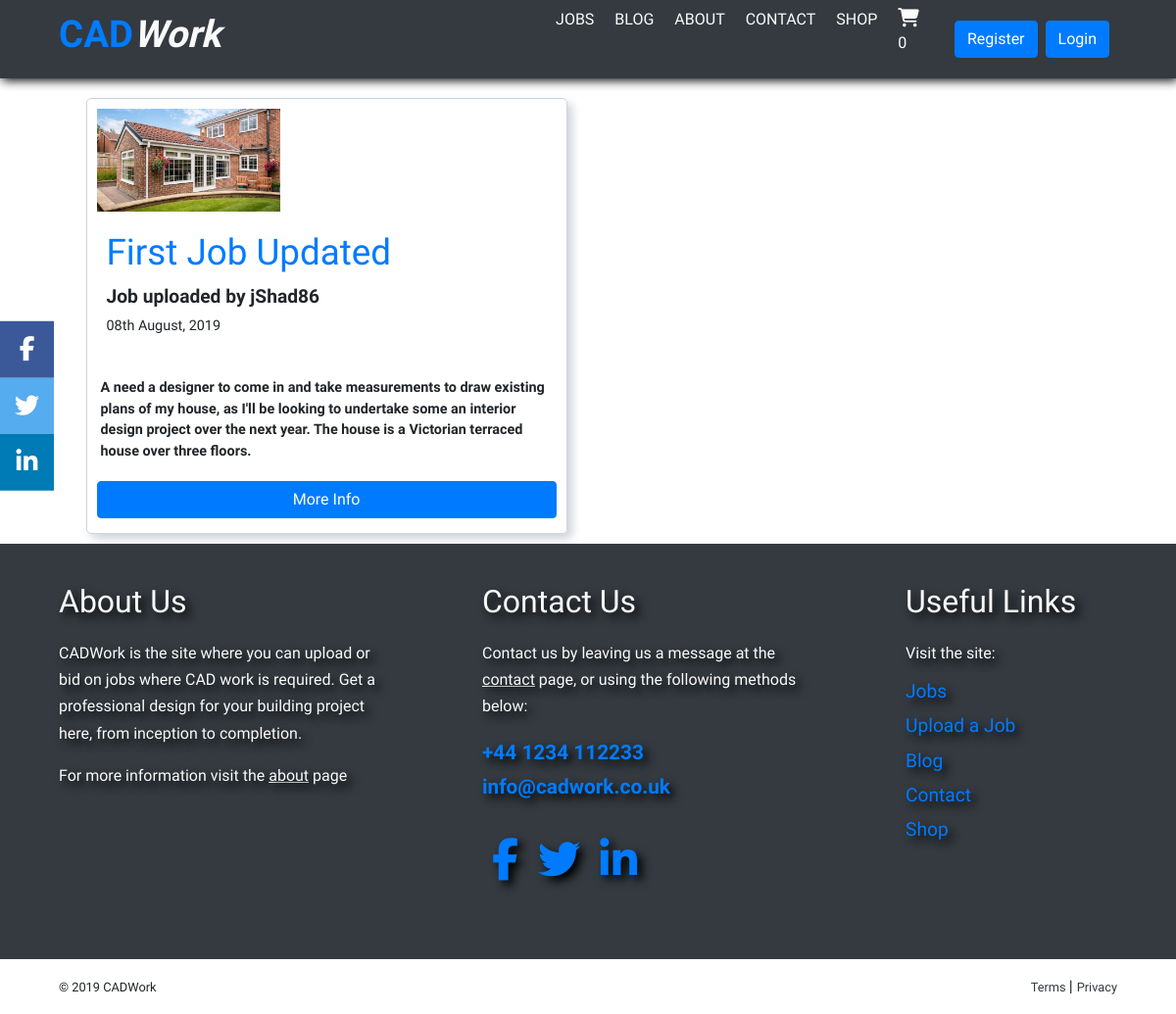
The app's page /jobs/, older data.
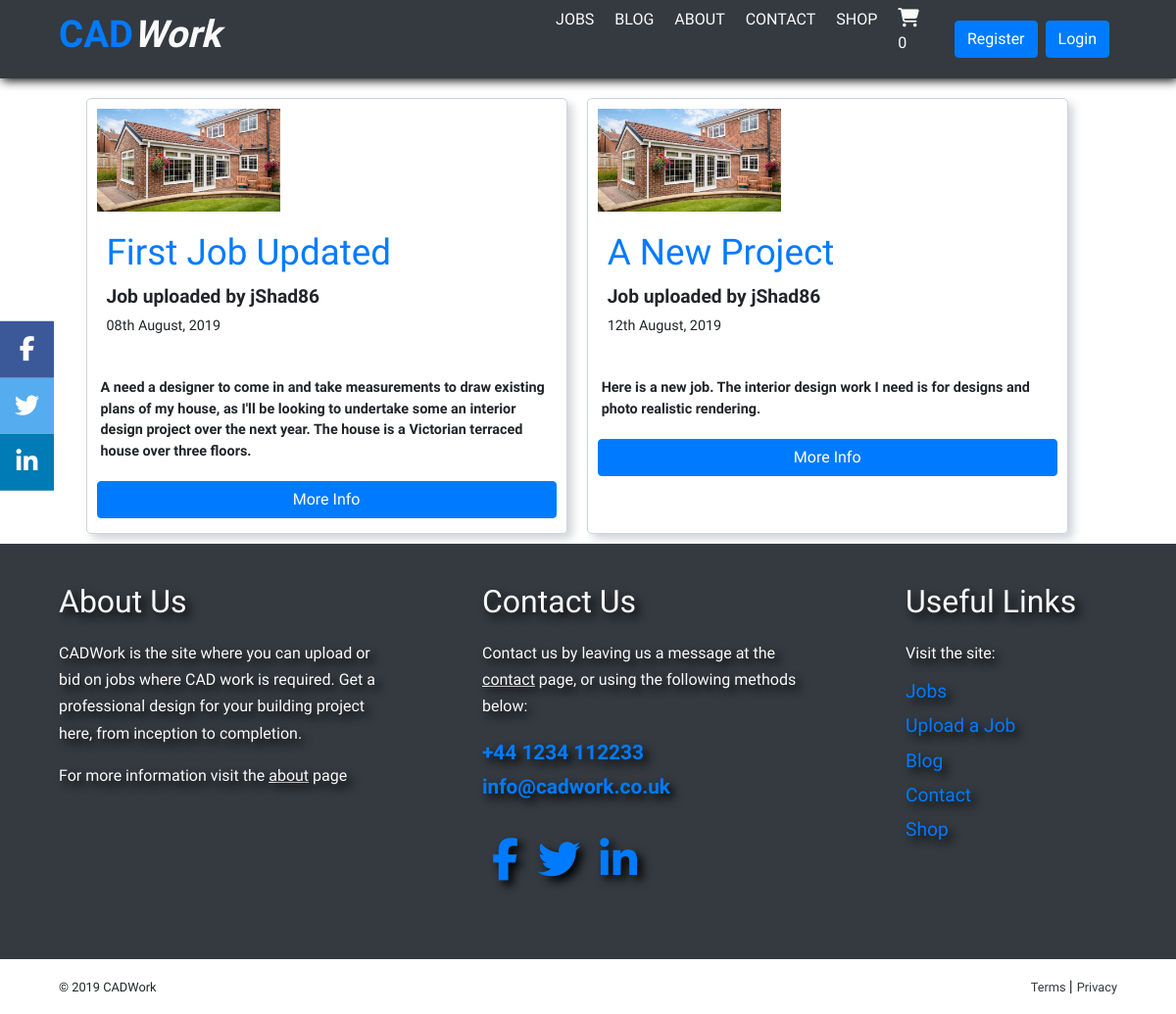
The same page, newer data.
### jobs/models.py (models this page shows, shortened)
class Job(models.Model):
	job_name = models.CharField(max_length=100, default='Default Project Name')
	job_overview = models.CharField(max_length=250, default='Default Project Overview')
	job_description = models.TextField()
	job_location_town = models.CharField(max_length=30)
	job_location_county = models.CharField(max_length=25)
	image = models.ImageField(default='job-default.jpg', upload_to='job_images')
	date_posted = models.DateTimeField(default=timezone.now)
	author = models.ForeignKey(User, on_delete=models.CASCADE)

### jobs/views.py (the view)
# urls.py: path('', JobListView.as_view(), name='jobs-home'),
class JobListView(ListView):
	model = Job
	template_name = 'jobs/home.html'
	context_object_name = 'jobs'
	order = ['-date_posted']
	paginate_by = 9

### cart/contexts.py (called while the page is built)
def cart_contents(request):
    cart = request.session.get('cart', {})
    cart_items = []
    total = 0
    product_count = 0
    for id, quantity in cart.items():
        product = get_object_or_404(Product, pk=id)
        total += quantity * product.product_price
        product_count += quantity
        cart_items.append({'id': id, 'quantity': quantity, 'product': product})
    return {'cart_items': cart_items, 'total': total, 'product_count': product_count}

### jobs/templates/jobs/home.html (shortened to what this page needs)
{% extends 'base.html' %}
{% block content %}
<div class="jobs-home-container">
    <div class="jobs-card-container">
        {% for job in jobs %}
            <article class="job-upload">
                <div class="article-card-intro-top">
                    <img class="job-image" src="{{ job.image.url }}">
                    <div class="media-body">
                        <div class="article-metadata">
                            <h2 class="job-home-title">{{ job.job_name }}</h2>
                            <p class="article-card-intro-author">Job uploaded by {{ job.author }}</a></p>
                            <p class="article-card-intro-date">{{ job.date_posted|date:"dS F, Y" }}<p>
                        </div>
                    </div>
                </div>
                <div class="article-card-intro-description">
                    <p class="article-card-intro-paragraph ml-1">{{ job.job_description }}</p>
                    <a class="btn btn-primary btn-block job-more-info" href="{% url 'job-detail' job.id %}">More Info</a>
                </div>
            </article>
        {% endfor %}
    </div>
</div>
{% endblock content %}

### templates/base.html (shortened to what this page needs)
{% load staticfiles %}
<!DOCTYPE html>
<html lang="en">
<head>
    <link rel="stylesheet" href="https://stackpath.bootstrapcdn.com/bootstrap/4.3.1/css/bootstrap.min.css">
    <link rel="stylesheet" href="https://cdnjs.cloudflare.com/ajax/libs/font-awesome/4.7.0/css/font-awesome.min.css">
    <link rel="stylesheet" href="{% static 'css/styles.css' %}">
</head>
<body>
	<nav class="navbar navbar-expand-lg navbar-dark bg-dark">
		<div class="navbar-container">
			<div class="navbar-logo-dropdown-icon">
			    <h2 class="navbar-logo"><a class="navbar-brand" href="{% url 'home' %}"><span class="navbar-logo-blue">CAD</span><span class="navbar-logo-white">Work</span></a></h2>
		    </div>
		    <div class="collapse navbar-collapse" id="navbarNavDropdown">
		        <ul class="navbar-nav ml-1">
		        	<li class="nav-item">
		                <a class="nav-link" href="{% url 'jobs-home' %}">Jobs</a>
		      		</li>
		            <li class="nav-item">
		                <a class="nav-link" href="{% url 'blog-home' %}">Blog</a>
		            </li>
		            <li class="nav-item">
		                <a class="nav-link" href="{% url 'about' %}">About</a>
		            </li>
		            <li class="nav-item">
		                <a class="nav-link" href="{% url 'contact' %}">Contact</a>
		            </li>
		            <li class="nav-item">
		                <a class="nav-link" href="{% url 'shop-home' %}">Shop</a>
		            </li>
		            <li class="nav-item">
		                <a class="nav-link mr-2" href="{% url 'cart-home' %}">
							<i class="fa fa-shopping-cart"></i>
							<p>{{ product_count }}</p>
						</a>
		            </li>
	                {% if user.is_authenticated %}
	                <div class="nav-item nav-buttons">
	                	<a class="btn btn-success mr-2" href="{% url 'profile' %}">Profile</a>
	                	<a class="btn btn-danger mr-2" href="{% url 'logout' %}">Logout</a>
	                </div>
		            {% else %}
		            <div class="nav-item nav-buttons">
	                	<a class="btn btn-primary mr-2" href="{% url 'register' %}">Register</a>
	                	<a class="btn btn-primary mr-2" href="{% url 'login' %}">Login</a>
	                </div>
		            {% endif %}
		    	</ul>
		  	</div>
		</div>
	</nav>
    <div class="icon-bar-desktop-views">
		<a href="https://www.facebook.com/" target="_blank" class="icon-bar-facebook"><i class="fa fa-facebook"></i></a>
		<a href="https://twitter.com/" target="_blank" class="icon-bar-twitter"><i class="fa fa-twitter"></i></a>
		<a href="https://www.linkedin.com/?hl=en" target="_blank" class="icon-bar-linkedin"><i class="fa fa-linkedin"></i></a>
	</div>
	<div class="content">
		{% block content %}
		{% endblock content %}
    </div>
    <footer class="footer">
		<div class="footer-top">
			<div class="footer-container footer-top-container">
				<div class="footer-top-areas">
					<div class="footer-section">
						<h3 class="footer-header">About Us</h3>
						<p class="footer-paragraph">CADWork is the site where you can upload or bid on jobs where CAD work is required. Get a professional design for your building project here, from inception to completion.</p>
						<p class="footer-paragraph">For more information visit the <span class="footer-about-contact-link"><a href="{% url 'about' %}">about</a></span> page</p>
					</div>
					<div class="footer-section">
						<h3 class="footer-header">Contact Us</h3>
						<p class="footer-paragraph">Contact us by leaving us a message at the <span class="footer-about-contact-link"><a href="{% url 'contact' %}">contact</a></span> page, or using the following methods below:</p>
						<div class="footer-contact options">
							<p class="footer-paragraph" id="footer-paragraph-phone"><a href="tel://+441234112233">+44 1234 112233</a></p>
							<p class="footer-paragraph" id="footer-paragraph-email"><a href="mailto:info@cadwork.co.uk">info@cadwork.co.uk</a></p>
						</div>
						<div class="footer-social">
			                <ul class="social-links">
			                    <li class="social"><a class="dropdown-content-link social-link" href="https://www.facebook.com/" target="_blank"><i class="fa fa-facebook"></i></a></li>
			                    <li class="social"><a class="dropdown-content-link social-link" href="https://twitter.com/" target="_blank"><i class="fa fa-twitter"></i></a></li>
			                    <li class="social"><a class="dropdown-content-link social-link" href="https://www.linkedin.com/?hl=en" target="_blank"><i class="fa fa-linkedin"></i></a></li>
			                </ul>
			            </div>
					</div>
					<div class="footer-section" id="footer-about-section">
						<h3 class="footer-header">Useful Links</h3>
						<p class="footer-paragraph">Visit the site:</p>
						<div class="footer-contact options">
							<p class="footer-paragraph footer-link"><a href="{% url 'jobs-home' %}">Jobs</a></p>
							<p class="footer-paragraph footer-link"><a href="{% url 'job-create' %}">Upload a Job</a></p>
							<p class="footer-paragraph footer-link"><a href="{% url 'blog-home' %}">Blog</a></p>
							<p class="footer-paragraph footer-link"><a href="{% url 'contact' %}">Contact</a></p>
							<p class="footer-paragraph footer-link"><a href="{% url 'shop-home' %}">Shop</a></p>
						</div>
					</div>
				</div>
			</div>
		</div>
		<div class="footer-bottom footer-bottom-container">
			<div class="footer-container">
	            <div class="footer-statement">
	            	<p class="statement">&#169; 2019 CADWork</p>
	            	<div class="footer-contact-about">
						<p class="footer-contact-about-links">
							<span class="footer-contact-about-links-span"><a id="about-footer" class="terms-about-link" href="{% url 'terms' %}">Terms </a></span><span class="footer-contact-about-links-divider">|</span>
				            <span class="footer-contact-about-links-span"><a id="contact-footer" class="terms-about-link" href="{% url 'privacy' %}">Privacy</a></span>
				        </p>
					</div>
	            </div>
	        </div>
		</div>
	</footer>
</body>
</html>

Row changes from the older to the newer data that the page shows:
added Job: image (placeholder picture), job_name "A New Project", author "jShad86", date_posted "12th August, 2019", job_description "Here is a new job. The interior design work I need is for designs and photo realistic rendering."
